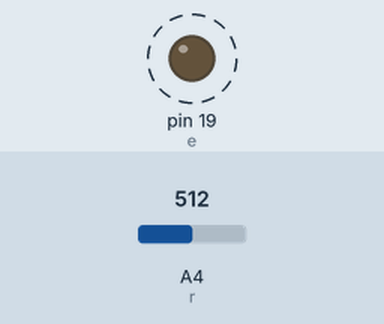
Simulated run of this sketch. Board: Arduino Uno, built with avr-gcc and run on an emulated ATmega328P. Parts: output pins drawn as LEDs (lit = HIGH). Dashed ring = blinking. Inputs (shaded band) come from the test bench; at power-on: A4 (r) = 512. What the sketch prints to the serial monitor is not drawn.

Above: at 0.05 s.
Timing chart, 0 to 3.0 s (numbered marks = the images above):
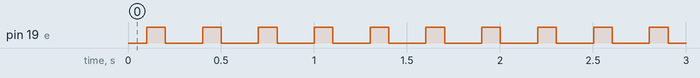

Measured:
- by itself, pin 19 (e): alternates HIGH for 0.10 s and LOW for 0.20 s

The sketch:

sensor3.ino
```cpp
//emitter
const int e = 19;
//receiver
const int r = 18;

//transistor: emitter: led, base: MCU, collector: 5v,
//resistors bw led & emitter, and possibly bw MCU & base
//emitter: - gnd, + emitter end of transistor
//receiver: - to MCU, + to 12K resistor to 5v
//low ohms -> low values
//12K: 650, 3.9K*2: 345
//capacitor: + between 5V, MCU Vin. - goes to GND

//3.9K * 2: range 70 - 650
//18K/2: range 70 - 750

//RESISTORS
//GND & receiver - lead: 18K's in parallel (9K)
//transistor base & MCU emitter pin: 3.9K
//transistor emitter lead & emitter - lead: 51ohms

//CAPACITOR
//0.1uF & 4.7uF in parallel (4.8uF):  - to GND, + to 5V and MCU Vin

int getIR(const int emitter, const int receiver){
  int ambient = 0;
  int apparent = 0;
  digitalWrite(emitter, LOW);
  delay(100);
  ambient = analogRead(receiver);
  digitalWrite(emitter, HIGH);
  delay(100);
  apparent = analogRead(receiver);
  digitalWrite(emitter, LOW);
  return apparent - ambient;
  //return apparentLight;
}

void setup(){
 Serial.begin(9600);
 pinMode(e, OUTPUT);
 pinMode(r, INPUT);
}

void loop(){
  //digitalWrite(e, HIGH);
  int reading = getIR(e, r);
  Serial.println(reading, DEC);
  delay(100);
}
```
